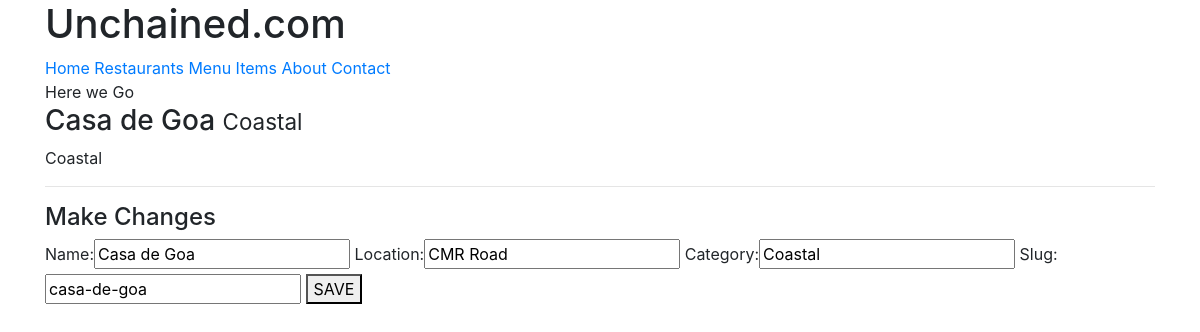
/restaurants/casa-de-goa/ (signed in), run on the app's committed database.
### restaurants/models.py (models this page shows, shortened)
class RestaurantLocation(models.Model):
    name = models.CharField(max_length=120)
    location = models.CharField(max_length=120, null=True, blank=True)
    category = models.CharField(max_length=120, null=True, blank=True, validators=[validate_category])
    slug = models.SlugField(null=True, blank=True)
    owner = models.ForeignKey(User, on_delete=models.CASCADE)
    objects = RestaurantLocationManager()

### restaurants/views.py (the view)
# urls.py: re_path(r'^restaurants/(?P<slug>[\w-]+)/$', RestaurantUpdateView.as_view(), name='restaurant-detail'),
class RestaurantUpdateView(LoginRequiredMixin, UpdateView):
    form_class = RestaurantLocationCreateForm
    template_name = 'restaurants/detail-update.html'
    def get_context_data(self, *args, **kwargs):
        context = super(RestaurantUpdateView, self).get_context_data(*args, **kwargs)
        name = self.get_object().name
        context["title"] = f'Update : {name}'
        return context
    def get_queryset(self):
        return RestaurantLocation.objects.filter(owner=self.request.user)

### restaurants/forms.py
class RestaurantLocationCreateForm(forms.ModelForm):
    class Meta:
        model = RestaurantLocation
        fields = [
            'name',
            'location',
            'category',
            'slug'
        ]

### restaurants/models.py (called while the page is built)
    def get_queryset(self):
        return RestaurantLocationQuerySet(self.model, using=self._db)

### restaurants/templates/restaurants/detail-update.html (shortened to what this page needs)
{% extends "base.html" %}
{% block content %}
<h3>{{form.instance.name}} <small>{{form.instance.category}}</small></h3>
<p>{{form.instance.category}}</p>
<hr/>
<h4>Make Changes</h4>
{% include 'snippets/form-snippet.html' with form=form %}
{% endblock %}

### templates/snippets/form-snippet.html (shortened to what this page needs)
<form method='POST'> {% csrf_token %}
    {{ form.as_table }}
    <button type='submit'>SAVE</button>
</form>

### data on the page
RestaurantLocation: instance.name "Casa de Goa", instance.category "Coastal", name "Casa de Goa", location "CMR Road", category "Coastal", slug "casa-de-goa"
